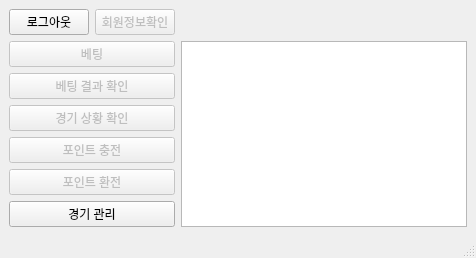
<?xml version="1.0" encoding="UTF-8"?>
<ui version="4.0">
 <class>MainWindow</class>
 <widget class="QMainWindow" name="MainWindow">
  <property name="enabled">
   <bool>true</bool>
  </property>
  <property name="geometry">
   <rect>
    <x>0</x>
    <y>0</y>
    <width>476</width>
    <height>258</height>
   </rect>
  </property>
  <property name="sizePolicy">
   <sizepolicy hsizetype="Preferred" vsizetype="Preferred">
    <horstretch>0</horstretch>
    <verstretch>0</verstretch>
   </sizepolicy>
  </property>
  <property name="minimumSize">
   <size>
    <width>0</width>
    <height>0</height>
   </size>
  </property>
  <property name="windowTitle">
   <string>Race Horse Betting System</string>
  </property>
  <widget class="QWidget" name="centralwidget">
   <layout class="QGridLayout" name="gridLayout_2">
    <item row="4" column="0">
     <widget class="QPushButton" name="pushButton_8">
      <property name="enabled">
       <bool>true</bool>
      </property>
      <property name="text">
       <string>경기 관리</string>
      </property>
     </widget>
    </item>
    <item row="3" column="0">
     <layout class="QVBoxLayout" name="verticalLayout_5">
      <item>
       <widget class="QPushButton" name="pushButton_7">
        <property name="enabled">
         <bool>false</bool>
        </property>
        <property name="text">
         <string>포인트 충전</string>
        </property>
       </widget>
      </item>
      <item>
       <widget class="QPushButton" name="pushButton_6">
        <property name="enabled">
         <bool>false</bool>
        </property>
        <property name="text">
         <string>포인트 환전</string>
        </property>
       </widget>
      </item>
     </layout>
    </item>
    <item row="1" column="0">
     <layout class="QHBoxLayout" name="horizontalLayout_2">
      <item>
       <widget class="QPushButton" name="pushButton_5">
        <property name="enabled">
         <bool>true</bool>
        </property>
        <property name="text">
         <string>로그아웃</string>
        </property>
       </widget>
      </item>
      <item>
       <layout class="QHBoxLayout" name="horizontalLayout"/>
      </item>
      <item>
       <widget class="QPushButton" name="pushButton_3">
        <property name="enabled">
         <bool>false</bool>
        </property>
        <property name="text">
         <string>회원정보확인</string>
        </property>
       </widget>
      </item>
     </layout>
    </item>
    <item row="2" column="0">
     <layout class="QVBoxLayout" name="verticalLayout_2">
      <item>
       <widget class="QPushButton" name="pushButton_2">
        <property name="enabled">
         <bool>false</bool>
        </property>
        <property name="text">
         <string>베팅</string>
        </property>
       </widget>
      </item>
      <item>
       <widget class="QPushButton" name="pushButton_4">
        <property name="enabled">
         <bool>false</bool>
        </property>
        <property name="text">
         <string>베팅 결과 확인</string>
        </property>
       </widget>
      </item>
      <item>
       <widget class="QPushButton" name="pushButton">
        <property name="enabled">
         <bool>false</bool>
        </property>
        <property name="text">
         <string>경기 상황 확인</string>
        </property>
       </widget>
      </item>
     </layout>
    </item>
    <item row="2" column="1" rowspan="3">
     <widget class="QGraphicsView" name="graphicsView_2"/>
    </item>
   </layout>
  </widget>
  <widget class="QStatusBar" name="statusbar"/>
 </widget>
 <resources/>
 <connections/>
</ui>
